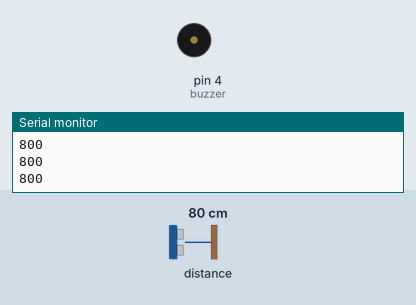
This sketch was run on a simulated Arduino Uno, built with avr-gcc and run on an emulated ATmega328P. Shown: buzzer (waves = sounding), the last lines printed to the serial monitor. The inputs (shaded band) are chosen by the test bench; at power-on: distance to the obstacle 80 cm.

Above: at 1.2 s.
1.3 s: distance to the obstacle set to 11 cm
2.8 s: distance to the obstacle set to 8 cm
At 3.9 s:
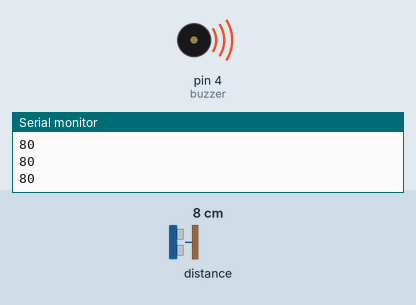
Timing chart, 0 to 5.8 s (numbered marks = the images above; inputs shaded):
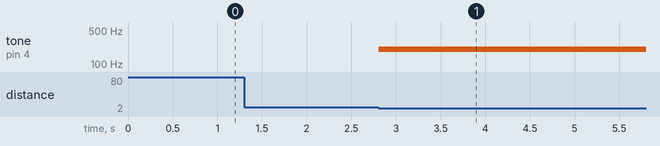

Measured:
- the behaviour switches between 10 and 9 cm on distance to the obstacle (found by bisection; images 0 and 1)
- after the input at 2.8 s, tone on pin 4 (buzzer): silent → 200 Hz at once

The sketch:

lidar-code.ino
```cpp
#include <Wire.h>
#include <VL53L1X.h>

VL53L1X sensor;
int buzzer = 4;
int distance = 0;

void setup()
{
  while (!Serial) {}
  Serial.begin(9600);
  Wire.begin();
  Wire.setClock(2000);
  pinMode(buzzer,OUTPUT);

  sensor.setTimeout(500);
  if (!sensor.init())
  {
    Serial.println("Failed to detect and initialize sensor!");
    while (1);
  }


  // Use long distance mode and allow up to 50000 us (50 ms) for a measurement.
  // You can change these settings to adjust the performance of the sensor, but
  // the minimum timing budget is 20 ms for short distance mode and 33 ms for
  // medium and long distance modes. See the VL53L1X datasheet for more
  // information on range and timing limits.
  sensor.setDistanceMode(VL53L1X::Long);
  sensor.setMeasurementTimingBudget(50000);

  // Start continuous readings at a rate of one measurement every 50 ms (the
  // inter-measurement period). This period should be at least as long as the
  // timing budget.
  sensor.startContinuous(50);
  Serial.println("Sensor initialized");
}

void loop()
{
  distance = sensor.read();
  Serial.print(distance);

  if (distance < 100){ //less than 5 cm
    tone(buzzer, 200);
  } else {
    noTone(buzzer);
  }
  delay(20);
  Serial.println();
}
```
